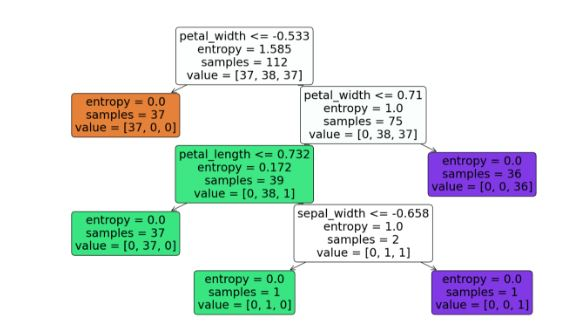

Write the Python code that produced this figure.
import numpy as np
import pandas as pd
from sklearn.model_selection import train_test_split
from sklearn.preprocessing import StandardScaler
from sklearn.tree import DecisionTreeClassifier, plot_tree
from sklearn.metrics import confusion_matrix, accuracy_score
import matplotlib.pyplot as plt

# Importing the dataset
dataset = pd.read_csv("/content/IRIS.csv")  # Make sure the path is correct
X = dataset.iloc[:, :-1].values
y = dataset.iloc[:, -1].values

# Splitting the dataset into the Training set and Test set
X_train, X_test, y_train, y_test = train_test_split(X, y, test_size=0.25, random_state=8)

# Feature Scaling
sc = StandardScaler()
X_train = sc.fit_transform(X_train)
X_test = sc.transform(X_test)

# Training the Decision Tree Classification model on the Training set
classifier = DecisionTreeClassifier(criterion='entropy', random_state=5)
classifier.fit(X_train, y_train)

# Display the Decision Tree
plt.figure(figsize=(20, 10))
plot_tree(classifier, filled=True, rounded=True, feature_names=dataset.columns[:-1])
plt.show()

# Predicting the Test set results
y_pred = classifier.predict(X_test)

# Display the results (confusion matrix and accuracy)
cm = confusion_matrix(y_test, y_pred)
print("Confusion Matrix:")
print(cm)

accuracy = accuracy_score(y_test, y_pred)
print("Accuracy:", accuracy)
